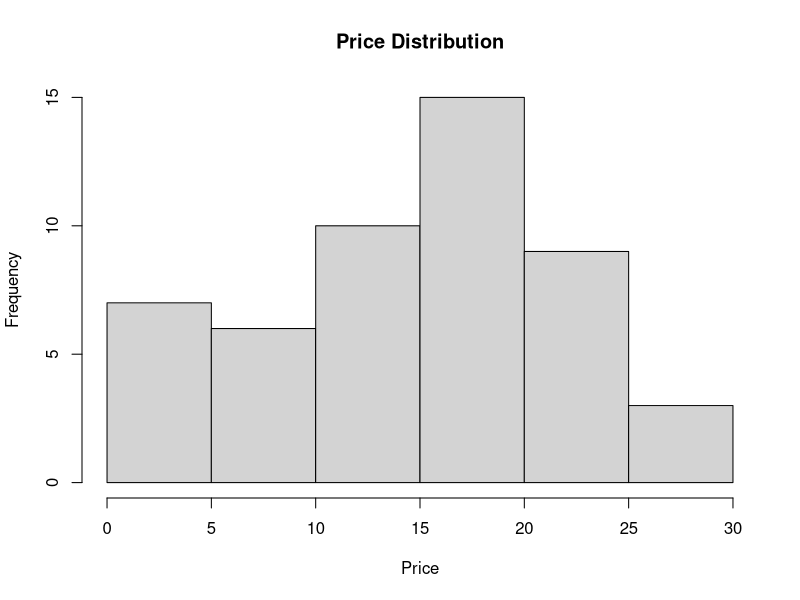
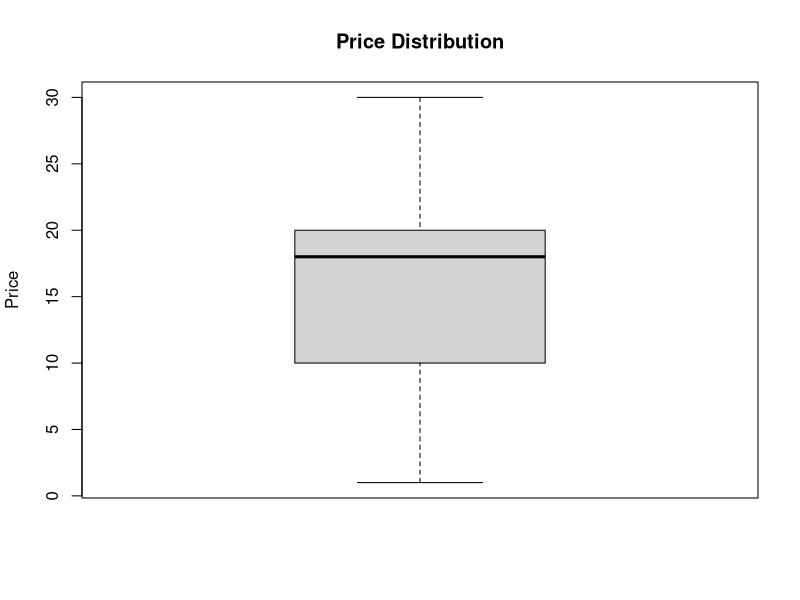
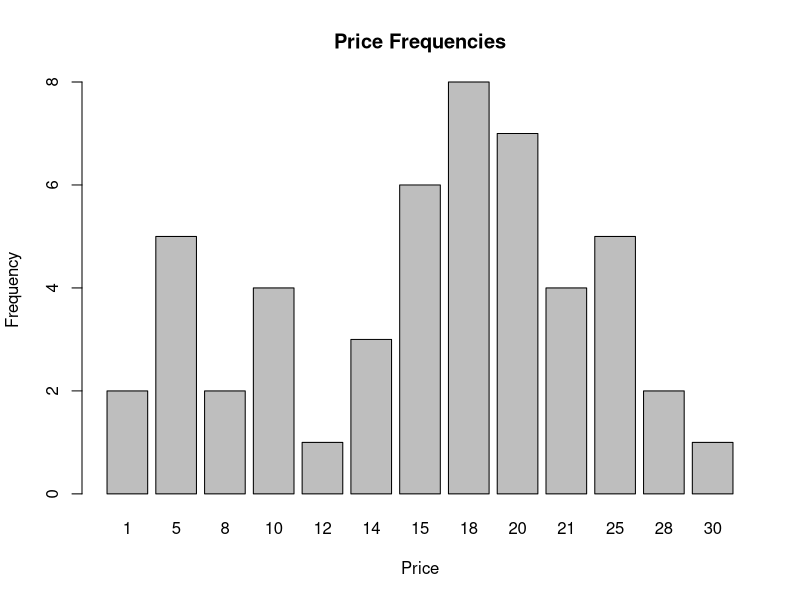

Source code (R) for these figures, in order:
prices <- c(1, 1, 5, 5, 5, 5, 5, 8, 8, 10, 10, 10, 10, 12, 14, 14, 14, 15, 15, 15, 15, 15, 15, 18, 18, 18,18, 18, 18, 18, 18, 20, 20, 20, 20, 20, 20, 20, 21, 21, 21, 21, 25, 25, 25, 25, 25, 28, 28, 30)
summary(prices)   
table(prices)  # Frequency count
mode_price <- as.numeric(names(sort(table(prices), decreasing = TRUE)[1]))
cat("Mode:", mode_price, "\n")
median_price <- median(prices)
cat("Median:", median_price, "\n")
mean_price <- mean(prices)
cat("Mean:", mean_price, "\n")
range_price <- range(prices)
cat("Range:", range_price[2] - range_price[1], "\n")
hist(prices, breaks = 10, main = "Price Distribution", xlab = "Price", ylab = "Frequency")
boxplot(prices, main = "Price Distribution", ylab = "Price")
barplot(table(prices), main = "Price Frequencies", xlab = "Price", ylab = "Frequency")
